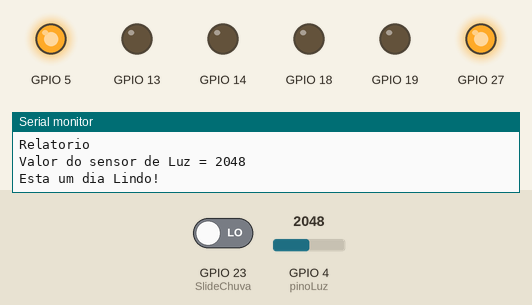
Simulated run of this sketch. Board: ESP32. Parts: output pins drawn as LEDs (lit = HIGH), the last lines printed to the serial monitor. The inputs (shaded band) are chosen by the test bench; at power-on: GPIO 23 (SlideChuva) LOW, GPIO 4 (pinoLuz) = 2048.

Above: at 18.4 s.
18.5 s: GPIO 23 (SlideChuva) driven HIGH
At 27.3 s:
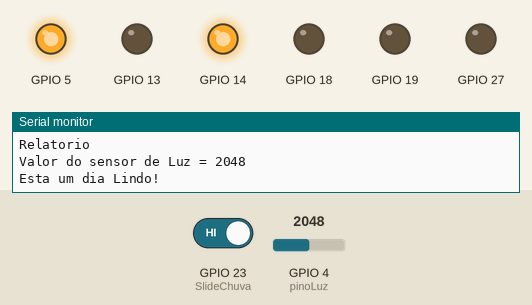
At 41.25 s:
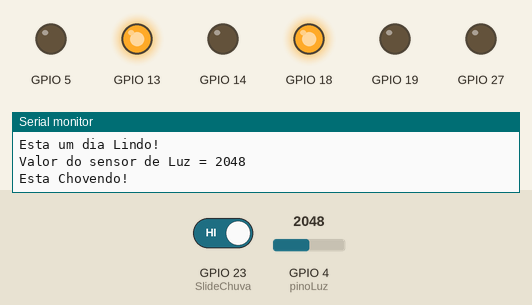
Timing chart, 0 to 41.5 s (numbered marks = the images above; inputs shaded):
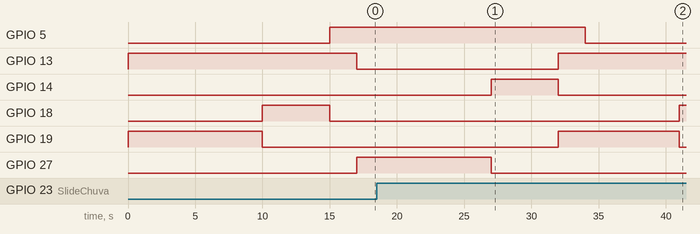

The sketch:

Main.ino
```cpp
const int pinoLuz = 4;
int sinalLuz;
const int SlideChuva = 23;
bool Dancadachuva;

void setup() {
  Serial.begin(115200);
  Serial.println("Relatorio");
  pinMode(pinoLuz, INPUT);
  pinMode(SlideChuva, INPUT);
  pinMode(13, OUTPUT);
  pinMode(14, OUTPUT);
  pinMode(27, OUTPUT);
  pinMode(5, OUTPUT);
  pinMode(18, OUTPUT);
  pinMode(19, OUTPUT);
}

void loop() {
  sinalLuz = analogRead(pinoLuz);
  Serial.print("Valor do sensor de Luz = ");
  Serial.println(sinalLuz);

  Dancadachuva = digitalRead(SlideChuva);

  if(Dancadachuva == HIGH && sinalLuz >= 1000) {
   Serial.println("Esta Chovendo!");
    // (Red,Yellow,Green)
    semaforovp (0, 0, 1);
    semaforows (1, 0, 0);
    delay(7000);
    semaforovp (0, 1, 0);
    semaforows (1, 0, 0);
    delay(3000);
    semaforovp (1, 0, 0);
    semaforows (1, 0, 0);
    delay(1000);
    semaforovp (1, 0, 0);
    semaforows (0, 0, 1);
    delay(3000);
    semaforovp (1, 0, 0);
    semaforows (0, 1, 0);
    delay(3000);
    semaforovp (1, 0, 1);
    semaforows (1, 0, 0);
    delay(1000);

  } else {

    Serial.println("Esta um dia Lindo!");
    semaforovp (0, 0, 1);
    semaforows (1, 0, 0);
    delay(10000);
    semaforovp (0, 1, 0);
    semaforows (1, 0, 0);
    delay(5000);
    semaforovp (1, 0, 0);
    semaforows (1, 0, 0);
    delay(2000);
    semaforovp (1, 0, 0);
    semaforows (0, 0, 1);
    delay(10000);
    semaforovp (1, 0, 0);
    semaforows (0, 1, 0);
    delay(5000);
    semaforovp (1, 0, 1);
    semaforows (1, 0, 0);
    delay(2000);
  }
}

void semaforovp(bool EstadoVermelho, bool EstadoAmarelo, bool EstadoVerde){
  digitalWrite(5, EstadoVermelho);
  digitalWrite(18, EstadoAmarelo);
  digitalWrite(19, EstadoVerde);
}

void semaforows(bool EstadoVermelho, bool EstadoAmarelo, bool EstadoVerde){
  digitalWrite(13, EstadoVermelho);
  digitalWrite(14, EstadoAmarelo);
  digitalWrite(27, EstadoVerde);
}
```

Measured:
- after the input at 18.5 s, GPIO 18: LOW → HIGH after 22.5 s
